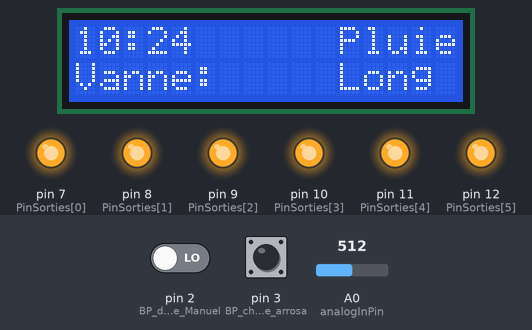
Simulated run of this sketch. Board: Arduino Uno, built with avr-gcc and run on an emulated ATmega328P. Parts: 16×2 character LCD, output pins drawn as LEDs (lit = HIGH). The test bench sets the inputs (shaded band); at power-on: pin 2 (BP_démarage_Manuel) LOW, pin 3 (BP_changement_mode_arrosa) LOW, A0 (analogInPin) = 512. The local clock reads 2024-03-15 10:24:30 at power-on unless the sketch sets it; what the sketch prints to the serial monitor is not drawn.

Above: at 1.2 s.
1.3 s: pin 2 (BP_démarage_Manuel) driven HIGH
At 3.6 s:
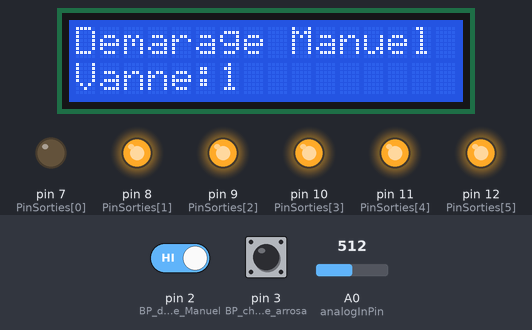
9.1 s: pin 2 (BP_démarage_Manuel) driven LOW
16.9 s: pin 3 (BP_changement_mode_arrosa) pulled HIGH for 3 s
At 19.2 s:
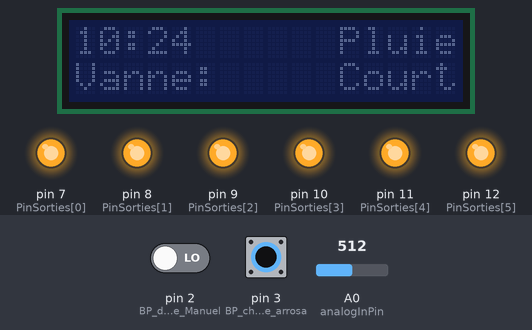
25.7 s: A0 (analogInPin) set to 491
At 28.8 s:
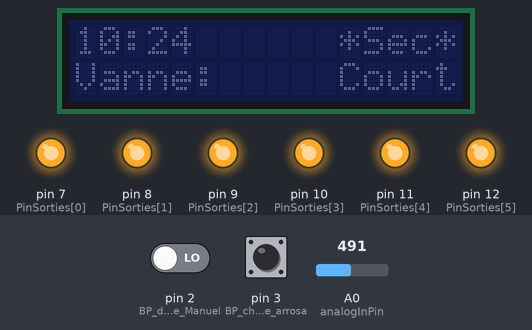
33.5 s: pin 3 (BP_changement_mode_arrosa) pulled HIGH for 3 s
At 37.2 s:
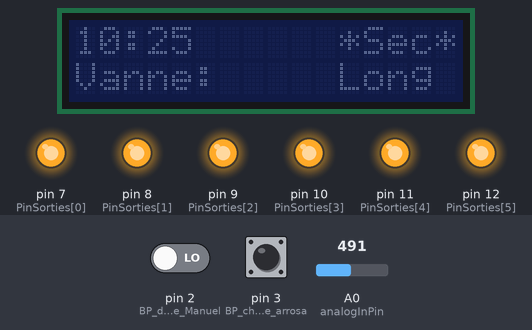
44.0 s: A0 (analogInPin) set to 716
At 46.7 s:
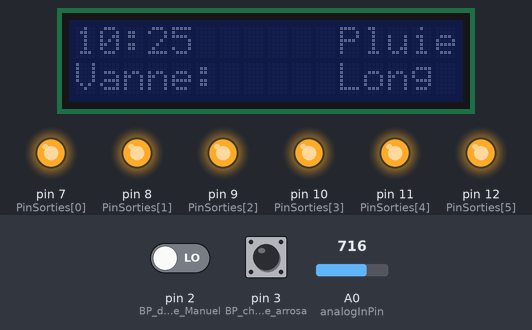
Timing chart, 0 to 48.2 s (numbered marks = the images above; inputs shaded):
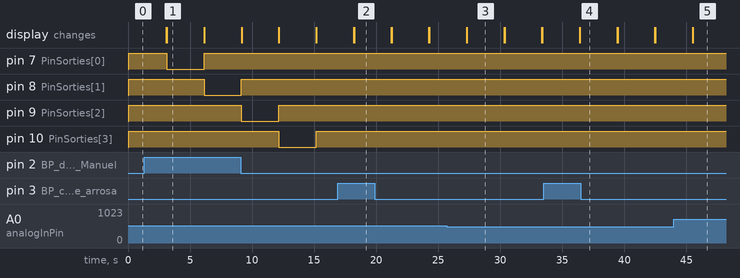

Measured:
- the behaviour switches between 501 and 500 on A0 (analogInPin) (found by bisection; images 2 and 3)
- after the input at 1.3 s, pin 7 (PinSorties[0]): HIGH → LOW after 1.8 s, → HIGH 3.0 s later; pin 8 (PinSorties[1]): HIGH → LOW after 4.8 s; the display: first differs from a run without the input after 1.8 s (image 1)
- after the input at 16.9 s, the display: first differs from a run without the input after 1.3 s (image 2)
- after the input at 25.7 s, the display: first differs from a run without the input after 1.6 s (image 3)
- after the input at 33.5 s, the display: first differs from a run without the input after 2.9 s (image 4)
- after the input at 44.0 s, the display: first differs from a run without the input after 1.5 s (image 5)
- what the display in image 1 shows lasts 3.0 s, from 3.1 s to 6.1 s

The sketch:

Prog_Jardin.ino
```cpp
#include <Wire.h>
#include <RTClib.h>
#include <LiquidCrystal_I2C.h>

// initialisation modules I2C
RTC_DS1307 RTC; // init module horloge
LiquidCrystal_I2C lcd(0x27, 16, 2); // init LCD > addresse mémoire 0x27
// I2C sur les ports A4(SDA), A5(SCL)

// Table Evénements chaque ligne correspond à une vanne.
// Sur la ligne, on trouve ( H départ, M Départ, H Arrêt court , M Arrêt court , Harret Long , M Arret Long )
/*
  int TabEvt [4][6] =
  {
  {17, 00, 17, 01, 17, 02},
  {17, 8, 18, 2, 18 , 3},
  {10, 46, 10, 47, 10, 48},
  {14, 3, 14, 4, 14, 5},
  };
*/
// Voir si tableau ( H depart, M depart , durée court , durée long ) n'est pas mieux
int TabEvt [4][4] =
{
  {17, 49, 1, 2},
  {17, 8, 1, 2},
  {10, 46, 1, 2},
  {14, 3, 1, 2},
};


// définition des pins de sortie
byte PinSorties[6] = {7, 8, 9, 10, 11, 12};

// detecteur de pluie
const int analogInPin = A0; // sur PIN analogique A0
int sensorValue = 0;
boolean modeActif;


void setup () {

  lcd.init();
  lcd.backlight();
  //lcd.setBacklight(LOW);// extinction LED affichage
  Serial.begin(9600);
  Wire.begin();
  RTC.begin();
  if (! RTC.isrunning()) {
    Serial.println("RTC is NOT running!");
    // la ligne suivante définit le RTC à la date et l'heure à laquelle cette esquisse a été compilée
    //RTC.adjust(DateTime(__DATE__, __TIME__));
  }
  // Initialisation 7, 8, 9, 10, 11, 12 en sorties
  byte i;
  for ( i = 0; i < 6; i++ ) {
    pinMode(PinSorties[i], OUTPUT);
    digitalWrite (PinSorties[i], HIGH);
  }

  // Definition des pins des BP
  pinMode(2, INPUT); // BP démarage Manuel
  pinMode(3, INPUT); // BP changement mode arrosage Long/Court

  modeActif = 0;

}
void loop () {

  // test si pluie (sensorValue peut etre entre 0 et 1024)
  sensorValue = analogRead(analogInPin);
  Serial.print("Sensor = " );
  Serial.print(sensorValue * 100 / 1024);
  Serial.println("%");
  lcd.setCursor(11, 0);
  if ( sensorValue > 500) {
    lcd.print("Pluie"); // affichage PLUIE sur LCD
  }
  else {
    lcd.print("*Sec*");
  }


  // pression bouton changement Mode*****************************

  byte changMode = digitalRead(3);
  if (changMode == HIGH && modeActif == 0) {
    Serial.print("changement de mode");
    modeActif = 1 ;
  }
  else if (changMode == HIGH && modeActif == 1) {
    modeActif = 0 ;
  }
  if (modeActif == 0) {
    Serial.println("Long");
    /*// affichage horaires long
    lcd.clear();
    lcd.setCursor(0,0);
    lcd.print("Arrosage Long");
    lcd.setCursor(0,1);
    lcd.print("Depart a :");
    lcd.setCursor(11, 1);
    lcd.print(TabEvt [0][0]);
     */ //
    lcd.setCursor(11, 1);
    lcd.print("Long");
  }
  else {
    Serial.println("Court");
    lcd.setCursor(11, 1);
    lcd.print("Court");
  }

  // pression bouton démarage manuel********************************
  byte demManuel = digitalRead(2);
  if (demManuel == HIGH)
  {
    // démarage d'une séquence manuelle d'arrosage
    Serial.println("PB appuyé");
    lcd.setBacklight(HIGH); // allumage LED affichage
    lcd.clear();// raffraichissement LCD
    lcd.setCursor(0, 0);
    lcd.print("Demarage Manuel"); // mode en cours
    byte j;
    for (j = 0; j < 4; j++) {
      digitalWrite(j + 7, LOW);
      // Afficher Voies actives sur la deuxième ligne du LCD
      lcd.setCursor(0, 1);
      lcd.print("Vanne:");
      lcd.print(j + 1);
      delay(3000); // durée de l'arrosage en manuel
      digitalWrite(j + 7, HIGH);
    }
    lcd.setBacklight(LOW);
    demManuel = 0;
    j = 0;

  }


  // Affichage heure LCD****************************************

  DateTime now = RTC.now();


  // suivi débogage sur console serie
  Serial.print(now.year(), DEC);
  Serial.print('/');
  Serial.print(now.month(), DEC);
  Serial.print('/');
  Serial.print(now.day(), DEC);
  Serial.print(' ');
  Serial.print(now.hour(), DEC);
  Serial.print(':');
  Serial.print(now.minute(), DEC);
  Serial.print(':');
  Serial.print(now.second(), DEC);
  Serial.println();

  // Affichage sur LCD
  // Afficher l'heure sur la premiêre ligne du LCD
  lcd.setCursor(0, 0);
  //lcd.print("Heure: ");
  if (now.hour() < 10) {
    lcd.print("0");
  }
  lcd.print(now.hour());
  lcd.print(':');
  if (now.minute() < 10) {
    lcd.print("0");
  }
  lcd.print(now.minute());
  //Serial.print(':');
  //lcd.print(':');
  //Serial.print(now.second(), DEC);
  //lcd.print(now.second());
  /*
    lcd.setCursor(7, 0);
    lcd.print(now.day(), DEC);
    lcd.print('/');
    lcd.print(now.month());
    lcd.print('/');
    lcd.print(now.year());
  */

  // Programmation********************************************************************************
/*
  // Afficher Voies actives sur la deuxième ligne du LCD
  lcd.setCursor(0, 1);
  lcd.print("Vanne:");

  // Rechercher si heure actuelle est dans dans la plage horaire de la vanne 1 & pluie non detectée
  // valeur "sensorValue" à étaloner
  lcd.setCursor(6, 1);
  if (now.hour() >= TabEvt [0][0] && now.minute() >= TabEvt [0][1] &&  now.hour() <= TabEvt [0][4] && now.minute() < TabEvt [0][5] && sensorValue < 500  && modeActif == 0) {
    lcd.print(1);
    digitalWrite (PinSorties[0], LOW);
  }
  else {
    lcd.print("-");
    digitalWrite (PinSorties[0], HIGH);
  }

  // Rechercher si heure actuelle est dans dans la plage horaire de la voie 2
  lcd.setCursor(6, 1);
  if (now.hour() >= TabEvt [1][0] && now.minute() >= TabEvt [1][1] &&  now.hour() <= TabEvt [1][4] && now.minute() < TabEvt [1][5]  && sensorValue < 500 && modeActif == 0 ) {
    lcd.print(2);
    digitalWrite (PinSorties[1], LOW);
  }
  else {
    lcd.print("-");
    digitalWrite (PinSorties[1], HIGH);
  }

  // Rechercher si heure actuelle est dans dans la plage horaire de la voie 3
  lcd.setCursor(6, 1);
  if (now.hour() >= TabEvt [2][0] && now.minute() >= TabEvt [2][1] &&  now.hour() <= TabEvt [2][4] && now.minute() < TabEvt [2][5]  && sensorValue < 500 && modeActif == 0 ) {
    lcd.print(3);
    digitalWrite (PinSorties[2], LOW);
  }
  else {
    lcd.print("-");
    digitalWrite (PinSorties[2], HIGH);
  }

  // Rechercher si heure actuelle est dans dans la plage horaire de la voie 4
  lcd.setCursor(6, 1);
  if (now.hour() >= TabEvt [3][0] && now.minute() >= TabEvt [3][1] &&  now.hour() <= TabEvt [3][4] && now.minute() < TabEvt [3][5]  && sensorValue < 500 && modeActif == 0 ) {
    lcd.print(4);
    digitalWrite (PinSorties[3], LOW);
  }
  else {
    lcd.print("-");
    digitalWrite (PinSorties[3], HIGH);
  }

  // Pareil pour le mode Court (modeActif==1)***************************************************

  lcd.setCursor(6, 1);
  if (now.hour() >= TabEvt [0][0] && now.minute() >= TabEvt [0][1] &&  now.hour() <= TabEvt [0][2] && now.minute() < TabEvt [0][3] && sensorValue < 500 && modeActif == 1) {
    lcd.print(1);
    digitalWrite (PinSorties[0], LOW);
  }
  else {
    lcd.print("-");
    digitalWrite (PinSorties[0], HIGH);
  }

  // Rechercher si heure actuelle est dans dans la plage horaire de la voie 2
  lcd.setCursor(6, 1);
  if (now.hour() >= TabEvt [1][0] && now.minute() >= TabEvt [1][1] &&  now.hour() <= TabEvt [1][2] && now.minute() < TabEvt [1][3]  && sensorValue < 500 && modeActif == 1 ) {
    lcd.print(2);
    digitalWrite (PinSorties[1], LOW);
  }
  else {
    lcd.print("-");
    digitalWrite (PinSorties[1], HIGH);
  }

  // Rechercher si heure actuelle est dans dans la plage horaire de la voie 3
  lcd.setCursor(6, 1);
  if (now.hour() >= TabEvt [2][0] && now.minute() >= TabEvt [2][1] &&  now.hour() <= TabEvt [2][2] && now.minute() < TabEvt [2][3]  && sensorValue < 500 && modeActif == 1 ) {
    lcd.print(3);
    digitalWrite (PinSorties[2], LOW);
  }
  else {
    lcd.print("-");
    digitalWrite (PinSorties[2], HIGH);
  }

  // Rechercher si heure actuelle est dans dans la plage horaire de la voie 4
  lcd.setCursor(6, 1);
  if (now.hour() >= TabEvt [3][0] && now.minute() >= TabEvt [3][1] &&  now.hour() <= TabEvt [3][2] && now.minute() < TabEvt [3][3]  && sensorValue < 500 && modeActif == 1 ) {
    lcd.print(4);
    digitalWrite (PinSorties[3], LOW);
  }
  else {
    lcd.print("-");
    digitalWrite (PinSorties[3], HIGH);
  }

  /*
        // Rechercher si heure actuelle est dans dans la plage horaire de la voie 5
            lcd.setCursor(10,1);
            if (now.hour() >= TabEvt [4][0] && now.minute() >= TabEvt [4][1] &&  now.hour() <= TabEvt [4][2] && now.minute() < TabEvt [4][3] ) {
              lcd.print(5);
              digitalWrite (PinSorties[4], LOW);
            }
            else {
              lcd.print("-");
              digitalWrite (PinSorties[4], HIGH);
            }

       // Rechercher si heure actuelle est dans dans la plage horaire de la voie 6
            lcd.setCursor(11,1);
            if (now.hour() >= TabEvt [5][0] && now.minute() >= TabEvt [5][1] &&  now.hour() <= TabEvt [5][2] && now.minute() < TabEvt [5][3] ) {
              lcd.print(6);
              digitalWrite (PinSorties[5], LOW);
            }
            else {
              lcd.print("-");
              digitalWrite (PinSorties[5], HIGH);
            }
  */
// Nouvelle programmation ------------------------------------------------------------------------

// Afficher Voies actives sur la deuxième ligne du LCD
  lcd.setCursor(0, 1);
  lcd.print("Vanne:");

  // Rechercher si heure actuelle est dans dans la plage horaire de la vanne 1 & pluie non detectée
  // valeur "sensorValue" à étaloner
  // avec modeActif Long
  lcd.setCursor(6, 1);
  if (now.hour() == TabEvt [0][0] && now.minute() == TabEvt [0][1] && sensorValue < 500  && modeActif == 0) {
    lcd.print(1);
    digitalWrite (PinSorties[0], LOW);
    delay(60000* int(TabEvt [0][3])); // déterminer mode court ou long
    lcd.print("-");
    digitalWrite (PinSorties[0], HIGH);
  }
 // Rechercher si heure actuelle est dans dans la plage horaire de la vanne 1 & pluie non detectée
  // valeur "sensorValue" à étaloner
  // avec modeActif court
  lcd.setCursor(6, 1);
  if (now.hour() == TabEvt [0][0] && now.minute() == TabEvt [0][1] && sensorValue < 500  && modeActif == 1) {
    lcd.print(1);
    digitalWrite (PinSorties[0], LOW);
    delay(60000* int(TabEvt [0][2])); // déterminer mode court ou court
    lcd.print("-");
    digitalWrite (PinSorties[0], HIGH);
  }
  // Rechercher si heure actuelle est dans dans la plage horaire de la vanne 2 & pluie non detectée
  // valeur "sensorValue" à étaloner
  // avec modeActif Long
  lcd.setCursor(6, 1);
  if (now.hour() == TabEvt [1][0] && now.minute() == TabEvt [1][1] && sensorValue < 500  && modeActif == 0) {
    lcd.print(1);
    digitalWrite (PinSorties[0], LOW);
    delay(60000* int(TabEvt [1][3])); // déterminer mode court ou long
    lcd.print("-");
    digitalWrite (PinSorties[0], HIGH);
  }
 // Rechercher si heure actuelle est dans dans la plage horaire de la vanne 2 & pluie non detectée
  // valeur "sensorValue" à étaloner
  // avec modeActif court
  lcd.setCursor(6, 1);
  if (now.hour() == TabEvt [1][0] && now.minute() == TabEvt [1][1] && sensorValue < 500  && modeActif == 1) {
    lcd.print(1);
    digitalWrite (PinSorties[0], LOW);
    delay(60000* int(TabEvt [1][2])); // déterminer mode court ou court
    lcd.print("-");
    digitalWrite (PinSorties[0], HIGH);
  }
  // Rechercher si heure actuelle est dans dans la plage horaire de la vanne 3 & pluie non detectée
  // valeur "sensorValue" à étaloner
  // avec modeActif Long
  lcd.setCursor(6, 1);
  if (now.hour() == TabEvt [2][0] && now.minute() == TabEvt [2][1] && sensorValue < 500  && modeActif == 0) {
    lcd.print(1);
    digitalWrite (PinSorties[0], LOW);
    delay(60000* int(TabEvt [2][3])); // déterminer mode court ou long
    lcd.print("-");
    digitalWrite (PinSorties[0], HIGH);
  }
 // Rechercher si heure actuelle est dans dans la plage horaire de la vanne 3 & pluie non detectée
  // valeur "sensorValue" à étaloner
  // avec modeActif court
  lcd.setCursor(6, 1);
  if (now.hour() == TabEvt [2][0] && now.minute() == TabEvt [2][1] && sensorValue < 500  && modeActif == 1) {
    lcd.print(1);
    digitalWrite (PinSorties[0], LOW);
    delay(60000* int(TabEvt [2][2])); // déterminer mode court ou court
    lcd.print("-");
    digitalWrite (PinSorties[0], HIGH);
  }
  // Rechercher si heure actuelle est dans dans la plage horaire de la vanne 4 & pluie non detectée
  // valeur "sensorValue" à étaloner
  // avec modeActif Long
  lcd.setCursor(6, 1);
  if (now.hour() == TabEvt [3][0] && now.minute() == TabEvt [3][1] && sensorValue < 500  && modeActif == 0) {
    lcd.print(1);
    digitalWrite (PinSorties[0], LOW);
    delay(60000* int(TabEvt [3][3])); // déterminer mode court ou long
    lcd.print("-");
    digitalWrite (PinSorties[0], HIGH);
  }
 // Rechercher si heure actuelle est dans dans la plage horaire de la vanne 4 & pluie non detectée
  // valeur "sensorValue" à étaloner
  // avec modeActif court
  lcd.setCursor(6, 1);
  if (now.hour() == TabEvt [3][0] && now.minute() == TabEvt [3][1] && sensorValue < 500  && modeActif == 1) {
    lcd.print(1);
    digitalWrite (PinSorties[0], LOW);
    delay(60000* int(TabEvt [3][2])); // déterminer mode court ou court
    lcd.print("-");
    digitalWrite (PinSorties[0], HIGH);
  }
//now.hour() <=  && now.minute() < TabEvt [0][5]

  // Delais de rafrachissement*************************************
  delay(3000); // retour aubout de 3 s ?
  lcd.clear();// raffraichissement LCD
}
```
